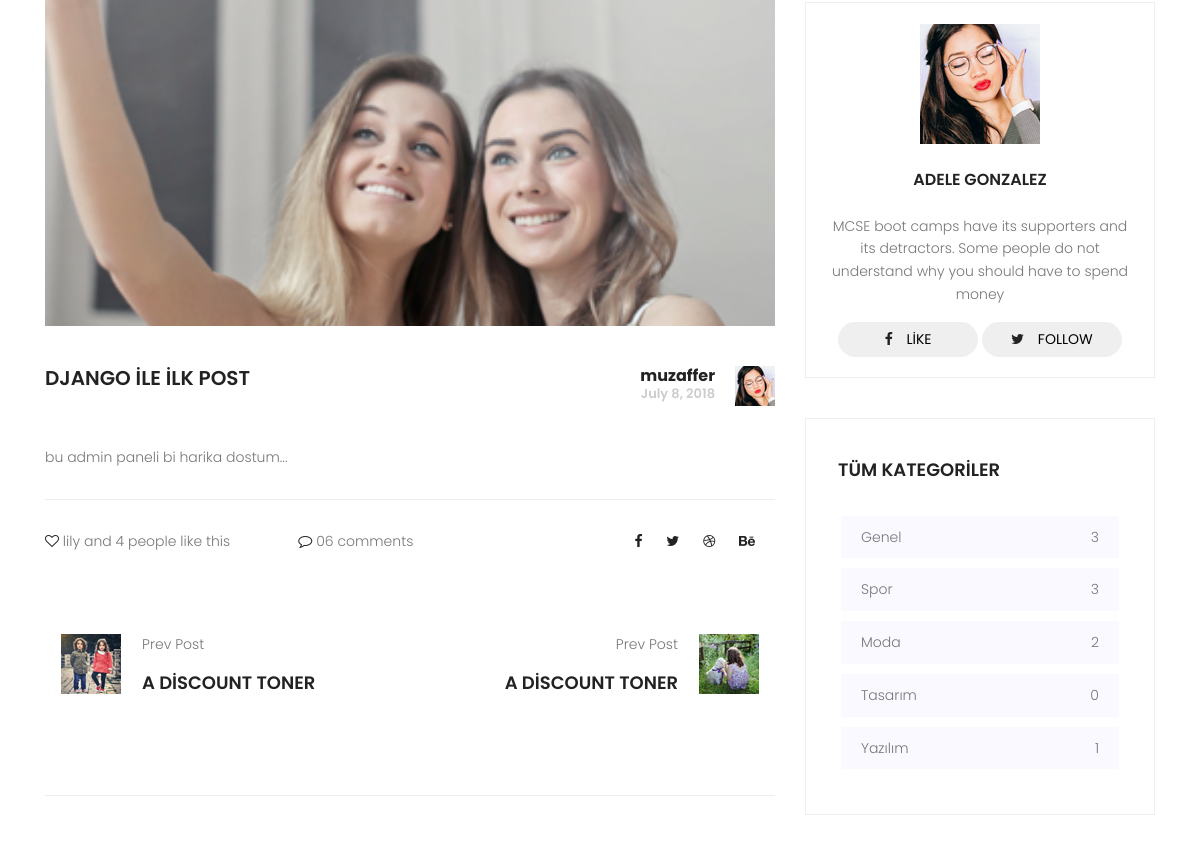
/detail/django-ile-ilk-post (middle part), run on an earlier commit of the app's database.
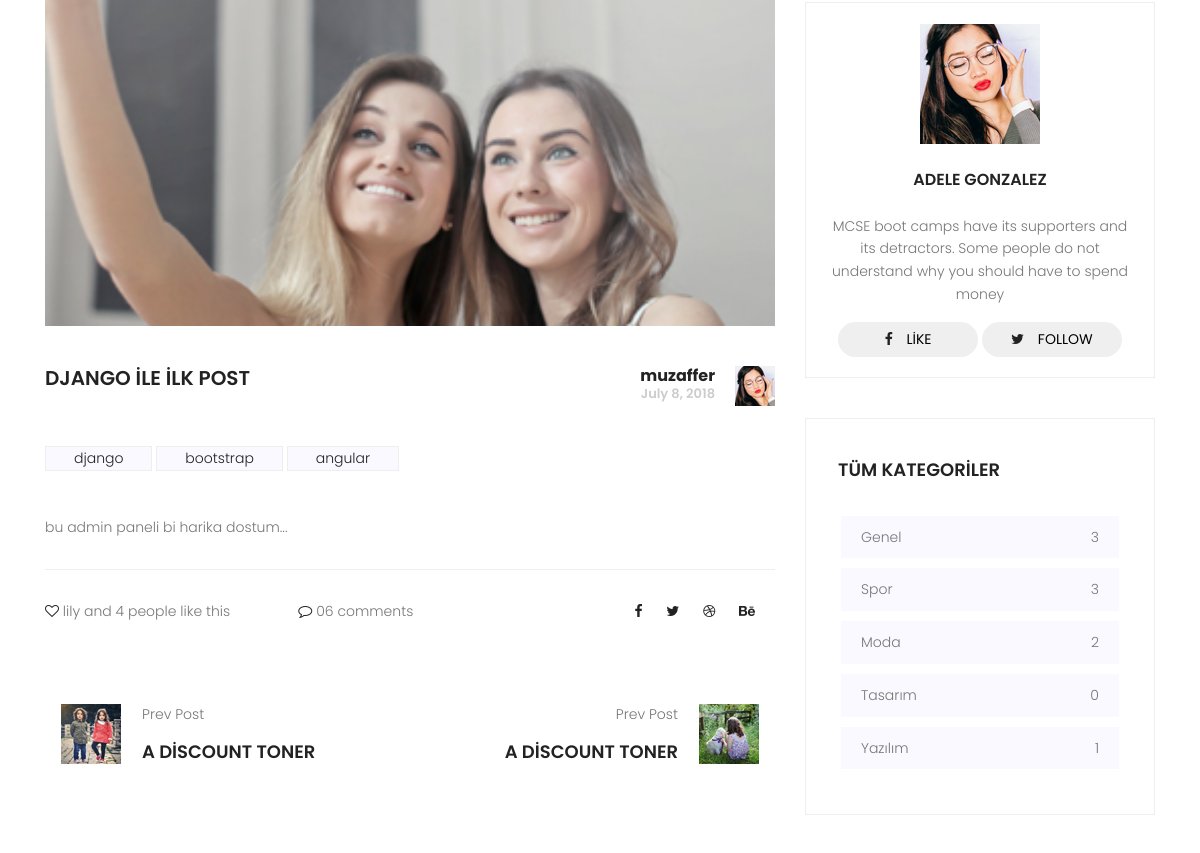
And on a later commit of the database.
### posts/models.py (models this page shows, shortened)
class Category(models.Model):
    title = models.CharField(max_length=150)
    slug = models.SlugField(unique=True,editable=False)
    def postCount(self):
        return self.posts.all().count()

class Tag(models.Model):
    title = models.CharField(max_length=50)
    slug = models.SlugField(unique=True, editable=False)

### posts/views.py (the view, shortened to what this page needs)
# urls.py: path('detail/<slug:slug>', views.PostDetail.as_view(),name='single'),
class PostDetail(DetailView,FormMixin):
    template_name = "posts/single.html"
    model = Post
    context_object_name = "single"
    form_class = CreateCommentForm
    def get_context_data(self, **kwargs):
        context = super(PostDetail, self).get_context_data(**kwargs)
        context['allCategories'] = Category.objects.all()
        context['form']= self.get_form()
        return context

### posts/models.py (called while the page is built)
    def commentCount(self):
        return self.comments.all().count()

### posts/templates/posts/single.html (shortened to what the changed rows need)
{% extends "base.html" %}
{% load static %}
{% load crispy_forms_tags %}
{% block content %}
    <div class="post-wrapper pt-100">
        <section class="post-area">
            <div class="container">
                <div class="row justify-content-center">
                    <div class="col-lg-8">
                        <div class="single-page-post">
                            <div class="top-wrapper ">
                                <div class="row d-flex justify-content-between">
                                    <h2 class="col-lg-8 col-md-12 text-uppercase">
                                        {{ single.title }}
                                    </h2>
                                    <div class="col-lg-4 col-md-12 right-side d-flex justify-content-end">
                                        <div class="desc">
                                           <h2>{{ single.user.username }}</h2>
                                        </div>
                                    </div>
                                </div>
                            </div>
                            <div class="tags">
                                <ul>
                                    {% for tag in single.tag.all %}
                                    <li><a href="{% url 'tag-detail' tag.slug %}">{{ tag.title }}</a></li>
                                    {% endfor %}
                                </ul>
                            </div>
                        </div>
                    </div>
                    <div class="col-lg-4 sidebar-area ">
                        <div class="single_widget about_widget">
                            <h2 class="text-uppercase">Adele Gonzalez</h2>
                        </div>
                        <div class="single_widget cat_widget">
                            <ul>
                                {% for category in allCategories %}
                                <li>
                                    <a href="{% url 'category-detail' category.slug %}">{{category.title }} <span>{{ category.postCount }} </span></a>
                                </li>
                                {% endfor %}
                            </ul>
                        </div>
                    </div>
                </div>
            </div>
        </section>
    </div>
{% endblock %}

What changed in the data, as far as the page shows it:
now on this page (row unchanged): Tag: title "django"
added Tag: title "bootstrap"
added Tag: title "angular"
